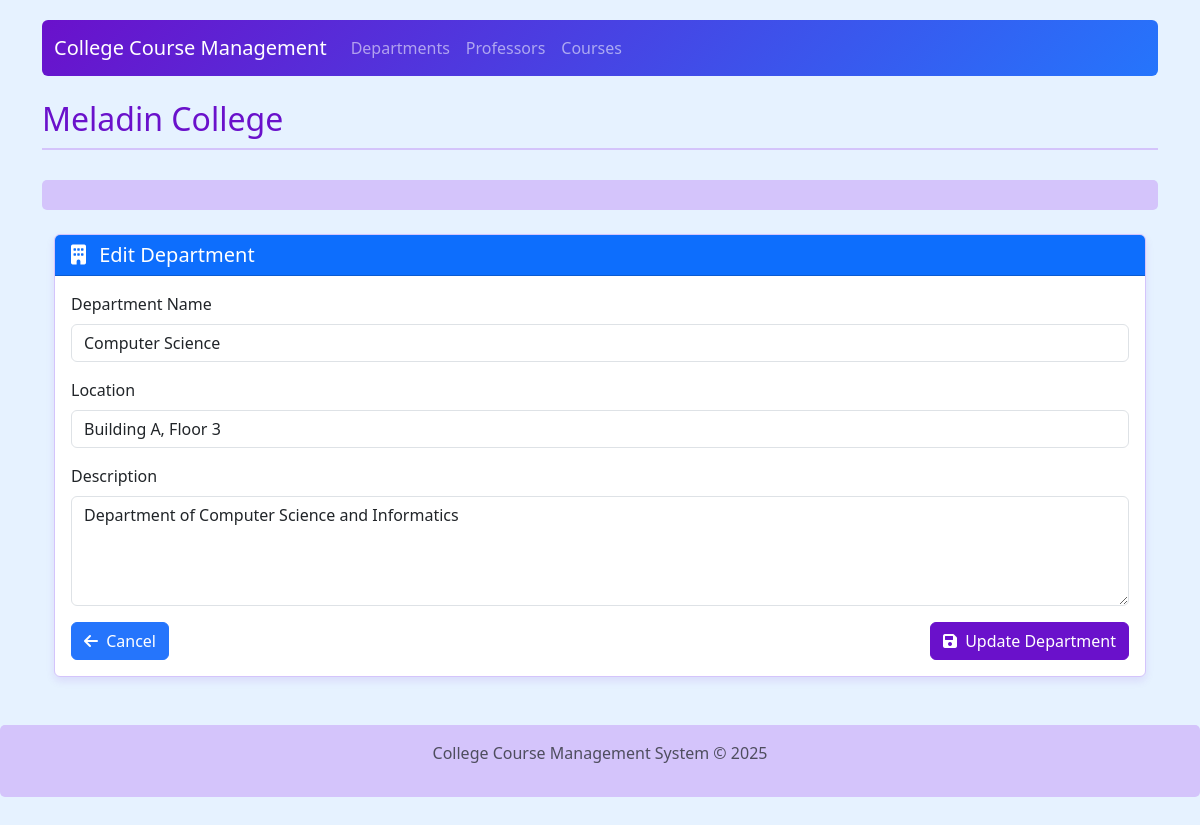
The app's page /index.php?page=departments&action=edit&id=1 with its own data.
### tables this page shows
CREATE TABLE IF NOT EXISTS `departments` (
  `department_id` int(11) NOT NULL AUTO_INCREMENT,
  `name` varchar(100) NOT NULL,
  `location` varchar(100) DEFAULT NULL,
  `description` text DEFAULT NULL,
  PRIMARY KEY (`department_id`)
);

### config/Database.php (called while the page is built, shortened)
<?php
class Database
{
    private $host = "localhost";
    private $username = "root";
    private $password = "";
    private $database = "college";
    private $connection;
    public function __construct()
    {
        try {
            $this->connection = new PDO(
                "mysql:host=$this->host;dbname=$this->database",
                $this->username,
                $this->password
            );
            $this->connection->setAttribute(PDO::ATTR_ERRMODE, PDO::ERRMODE_EXCEPTION);
            $this->connection->setAttribute(PDO::ATTR_DEFAULT_FETCH_MODE, PDO::FETCH_ASSOC);
        } catch (PDOException $e) {
            die("Connection failed: " . $e->getMessage());
        }
    }
    public function prepare($sql)
    {
        return $this->connection->prepare($sql);
    }
    public function executeQuery($query, $params = [])
    {
        try {
            $stmt = $this->prepare($query);
            $stmt->execute($params);
            return $stmt;
        } catch (PDOException $e) {
            die("Query execution failed: " . $e->getMessage());
        }
    }
    public function fetchAll($query, $params = [])
    {
        $stmt = $this->executeQuery($query, $params);
        return $stmt->fetchAll();
    }
    public function fetch($query, $params = [])
    {
        $stmt = $this->executeQuery($query, $params);
        return $stmt->fetch();
    }
}

### viewmodel/DepartmentViewModel.php (called while the page is built, shortened)
<?php
require_once('config/Database.php');
require_once('model/Department.php');
class DepartmentViewModel
{
    private $db;
    public function __construct()
    {
        $this->db = new Database();
        $this->loadDepartments();
    }
    private function loadDepartments()
    {
        $query = "SELECT * FROM departments ORDER BY name";
        $result = $this->db->fetchAll($query);
        foreach ($result as $row) {
            $department = new Department(
                $row['department_id'],
                $row['name'],
                $row['location'],
                $row['description']
            );
        }
    }
    public function getDepartmentById($id)
    {
        $query = "SELECT * FROM departments WHERE department_id = :id";
        $params = [':id' => $id];
        $result = $this->db->fetch($query, $params);
        if ($result) {
            return new Department(
                $result['department_id'],
                $result['name'],
                $result['location'],
                $result['description']
            );
        }
        return null;
    }
}

### model/Department.php (called while the page is built, shortened)
<?php
class Department
{
    private $department_id;
    private $name;
    private $location;
    private $description;
    public function __construct($department_id = "", $name = "", $location = "", $description = "")
    {
        $this->department_id = $department_id;
        $this->name = $name;
        $this->location = $location;
        $this->description = $description;
    }
    public function getDepartmentId()
    {
        return $this->department_id;
    }
    public function getName()
    {
        return $this->name;
    }
    public function getLocation()
    {
        return $this->location;
    }
    public function getDescription()
    {
        return $this->description;
    }
}

### views/department_form.php (the view)
<?php
$action = $data['action'] ?? 'add';
$department = $data['department'] ?? null;
$formAction = 'index.php?page=departments&action=' . $action;
if ($action === 'edit' && isset($department['id'])) {
    $formAction .= '&id=' . $department['id'];
}
?>
<div class="container mt-4">
    <div class="card">
        <div class="card-header bg-primary text-white">
            <h5 class="mb-0">
                <i class="fas fa-building me-2"></i>
                <?php echo ($action === 'add') ? 'Add New Department' : 'Edit Department'; ?>
            </h5>
        </div>
        <div class="card-body">
            <form action="<?php echo $formAction; ?>" method="post">
                <div class="mb-3">
                    <label for="name" class="form-label">Department Name</label>
                    <input type="text" class="form-control" id="name" name="name"
                           value="<?php echo isset($department['name']) ? htmlspecialchars($department['name']) : ''; ?>" required>
                </div>
                <div class="mb-3">
                    <label for="location" class="form-label">Location</label>
                    <input type="text" class="form-control" id="location" name="location"
                           value="<?php echo isset($department['location']) ? htmlspecialchars($department['location']) : ''; ?>" required>
                </div>
                <div class="mb-3">
                    <label for="description" class="form-label">Description</label>
                    <textarea class="form-control" id="description" name="description" rows="4"><?php echo isset($department['description']) ? htmlspecialchars($department['description']) : ''; ?></textarea>
                </div>
                <div class="d-flex justify-content-between">
                    <a href="index.php?page=departments" class="btn btn-secondary">
                        <i class="fas fa-arrow-left me-1"></i> Cancel
                    </a>
                    <button type="submit" class="btn btn-primary">
                        <i class="fas fa-save me-1"></i> <?php echo ($action === 'add') ? 'Add Department' : 'Update Department'; ?>
                    </button>
                </div>
            </form>
        </div>
    </div>
</div>

### views/template/header.php (style rules this page uses)
body { padding-top: 20px; padding-bottom: 40px; background-color: #e6f2ff; }
.card { margin-bottom: 20px; border-color: #d4c4fb; box-shadow: 0 4px 8px rgba(106, 17, 203, 0.1); }
.card-header { background-color: #d4c4fb; color: #4a4a4a; }
.btn-primary { background-color: #6a11cb; border-color: #6a11cb; }
.btn-secondary { background-color: #2575fc; border-color: #2575fc; }

### records on screen
departments: name "Computer Science", location "Building A, Floor 3", description "Department of Computer Science and Informatics"
